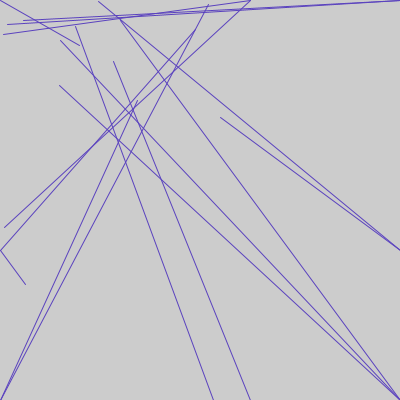
Frame 1 (no input)
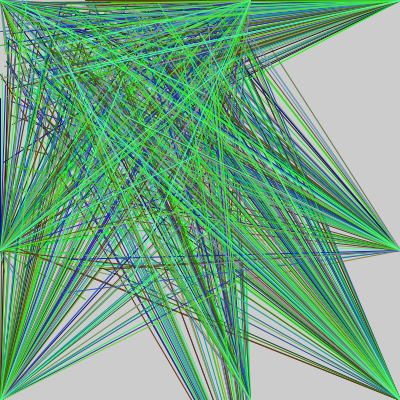
Frame 60 (the mouse pressed at the canvas centre just before this capture)
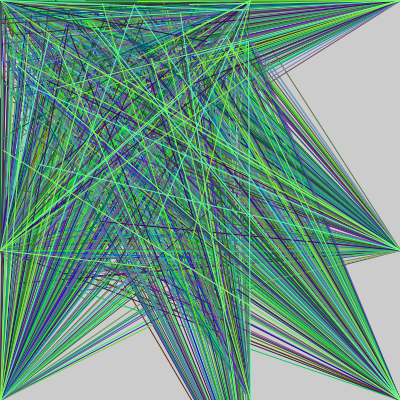
Frame 120 (the mouse held since frame 60 and released just before this capture)

The Processing sketch that drew these frames (run headless with seeded random() and noise(); from frame 60 on, the mouse is pressed at the canvas centre):

// Processing sketch: web_art
// ── web_art.pde
float a = 255;
void setup(){
  size(400,400);
  smooth();
}
 
void draw(){
  fill(0,a);
  stroke(random(140),random(255),random(200));
  line(random(0,250), random(0,100), 400,400);
  line(random(0,250), random(0,100), 0,0);
  line(random(0,250), random(0,300),0,400);
  line(random(0,250), random(0,100),400,0);
  line(random(0,250), random(0,100),250,0);
  line(random(0,250), random(0,100),250,400);
  line(random(0,250), random(0,300),0,250);
  line(random(0,250), random(0,100),400,250);
  line(random(0,250), random(0,100), 400,400);
  line(random(0,250), random(0,300), 400,400);
  line(random(0,250), random(0,100),0,400);
  line(random(0,250), random(0,100),400,0);
  line(random(0,250), random(0,300),250,0);
  line(random(0,250), random(0,100),250,500);
  line(random(0,250), random(0,100),0,250);
  line(random(0,250), random(0,300),400,250);
  if(a<30){
  a=a+.5;
  }
  else a=0;
println(a);
}
